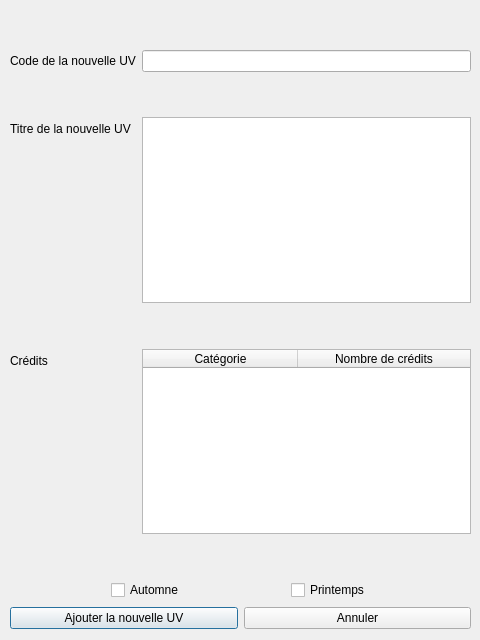
<?xml version="1.0" encoding="UTF-8"?>
<ui version="4.0">
 <class>ajouterUVWindow</class>
 <widget class="QDialog" name="ajouterUVWindow">
  <property name="windowModality">
   <enum>Qt::NonModal</enum>
  </property>
  <property name="geometry">
   <rect>
    <x>0</x>
    <y>0</y>
    <width>480</width>
    <height>640</height>
   </rect>
  </property>
  <property name="windowTitle">
   <string>UTProfiler - Ajouter une nouvelle UV</string>
  </property>
  <widget class="QWidget" name="verticalLayoutWidget_2">
   <property name="geometry">
    <rect>
     <x>10</x>
     <y>10</y>
     <width>461</width>
     <height>621</height>
    </rect>
   </property>
   <layout class="QVBoxLayout" name="mainLayout">
    <item>
     <layout class="QFormLayout" name="layoutForm">
      <property name="fieldGrowthPolicy">
       <enum>QFormLayout::AllNonFixedFieldsGrow</enum>
      </property>
      <item row="1" column="0">
       <widget class="QLabel" name="lblCode">
        <property name="text">
         <string>Code de la nouvelle UV</string>
        </property>
       </widget>
      </item>
      <item row="1" column="1">
       <widget class="QLineEdit" name="txtCodeNewUV"/>
      </item>
      <item row="3" column="0">
       <widget class="QLabel" name="lblDescription">
        <property name="text">
         <string>Titre de la nouvelle UV</string>
        </property>
       </widget>
      </item>
      <item row="3" column="1">
       <widget class="QTextEdit" name="txtDescNewUV"/>
      </item>
      <item row="5" column="0">
       <widget class="QLabel" name="lblCredits">
        <property name="text">
         <string>Crédits</string>
        </property>
       </widget>
      </item>
      <item row="5" column="1">
       <widget class="QTableWidget" name="tableCredits">
        <attribute name="horizontalHeaderDefaultSectionSize">
         <number>155</number>
        </attribute>
        <attribute name="horizontalHeaderMinimumSectionSize">
         <number>155</number>
        </attribute>
        <attribute name="horizontalHeaderStretchLastSection">
         <bool>true</bool>
        </attribute>
        <column>
         <property name="text">
          <string>Catégorie</string>
         </property>
        </column>
        <column>
         <property name="text">
          <string>Nombre de crédits</string>
         </property>
        </column>
       </widget>
      </item>
      <item row="4" column="0">
       <spacer name="verticalSpacer">
        <property name="orientation">
         <enum>Qt::Vertical</enum>
        </property>
        <property name="sizeHint" stdset="0">
         <size>
          <width>20</width>
          <height>40</height>
         </size>
        </property>
       </spacer>
      </item>
      <item row="2" column="0">
       <spacer name="verticalSpacer_2">
        <property name="orientation">
         <enum>Qt::Vertical</enum>
        </property>
        <property name="sizeHint" stdset="0">
         <size>
          <width>20</width>
          <height>40</height>
         </size>
        </property>
       </spacer>
      </item>
      <item row="0" column="0">
       <spacer name="verticalSpacer_3">
        <property name="orientation">
         <enum>Qt::Vertical</enum>
        </property>
        <property name="sizeHint" stdset="0">
         <size>
          <width>20</width>
          <height>40</height>
         </size>
        </property>
       </spacer>
      </item>
      <item row="6" column="0">
       <spacer name="verticalSpacer_4">
        <property name="orientation">
         <enum>Qt::Vertical</enum>
        </property>
        <property name="sizeHint" stdset="0">
         <size>
          <width>20</width>
          <height>40</height>
         </size>
        </property>
       </spacer>
      </item>
     </layout>
    </item>
    <item>
     <layout class="QHBoxLayout" name="layoutSemestre">
      <item>
       <spacer name="horizontalSpacer_2">
        <property name="orientation">
         <enum>Qt::Horizontal</enum>
        </property>
        <property name="sizeHint" stdset="0">
         <size>
          <width>40</width>
          <height>20</height>
         </size>
        </property>
       </spacer>
      </item>
      <item>
       <widget class="QCheckBox" name="chkAutomne">
        <property name="text">
         <string>Automne</string>
        </property>
       </widget>
      </item>
      <item>
       <spacer name="horizontalSpacer">
        <property name="orientation">
         <enum>Qt::Horizontal</enum>
        </property>
        <property name="sizeHint" stdset="0">
         <size>
          <width>40</width>
          <height>20</height>
         </size>
        </property>
       </spacer>
      </item>
      <item>
       <widget class="QCheckBox" name="chkPrintemps">
        <property name="text">
         <string>Printemps</string>
        </property>
       </widget>
      </item>
      <item>
       <spacer name="horizontalSpacer_3">
        <property name="orientation">
         <enum>Qt::Horizontal</enum>
        </property>
        <property name="sizeHint" stdset="0">
         <size>
          <width>40</width>
          <height>20</height>
         </size>
        </property>
       </spacer>
      </item>
     </layout>
    </item>
    <item>
     <spacer name="verticalSpacer_5">
      <property name="orientation">
       <enum>Qt::Vertical</enum>
      </property>
      <property name="sizeHint" stdset="0">
       <size>
        <width>20</width>
        <height>40</height>
       </size>
      </property>
     </spacer>
    </item>
    <item>
     <layout class="QHBoxLayout" name="layoutBoutons">
      <item>
       <widget class="QPushButton" name="btnAccepter">
        <property name="text">
         <string>Ajouter la nouvelle UV</string>
        </property>
       </widget>
      </item>
      <item>
       <widget class="QPushButton" name="btnAnnuler">
        <property name="text">
         <string>Annuler</string>
        </property>
       </widget>
      </item>
     </layout>
    </item>
    <item>
     <spacer name="verticalSpacer_6">
      <property name="orientation">
       <enum>Qt::Vertical</enum>
      </property>
      <property name="sizeHint" stdset="0">
       <size>
        <width>20</width>
        <height>40</height>
       </size>
      </property>
     </spacer>
    </item>
   </layout>
  </widget>
 </widget>
 <resources/>
 <connections/>
</ui>
